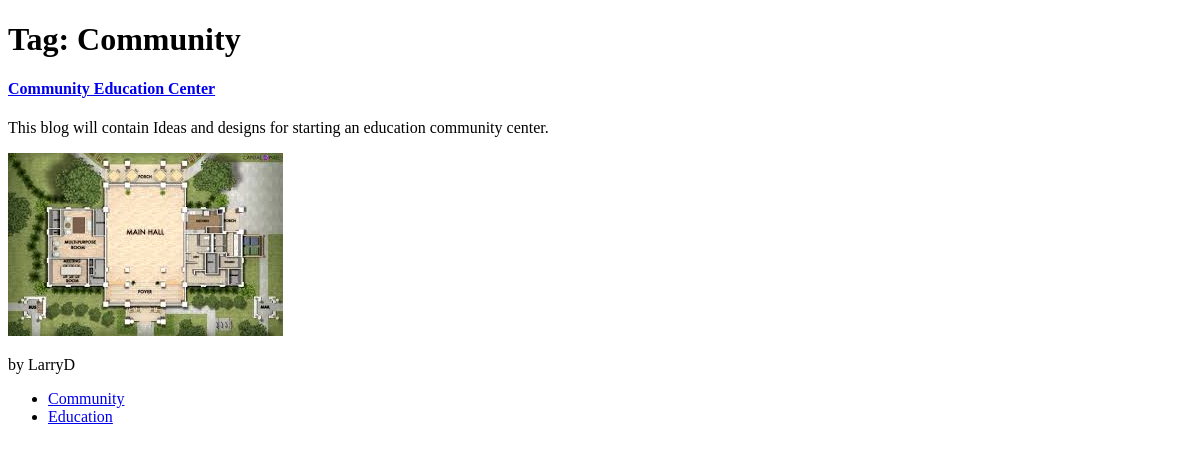
Page /article/tag/community on the earlier database version.
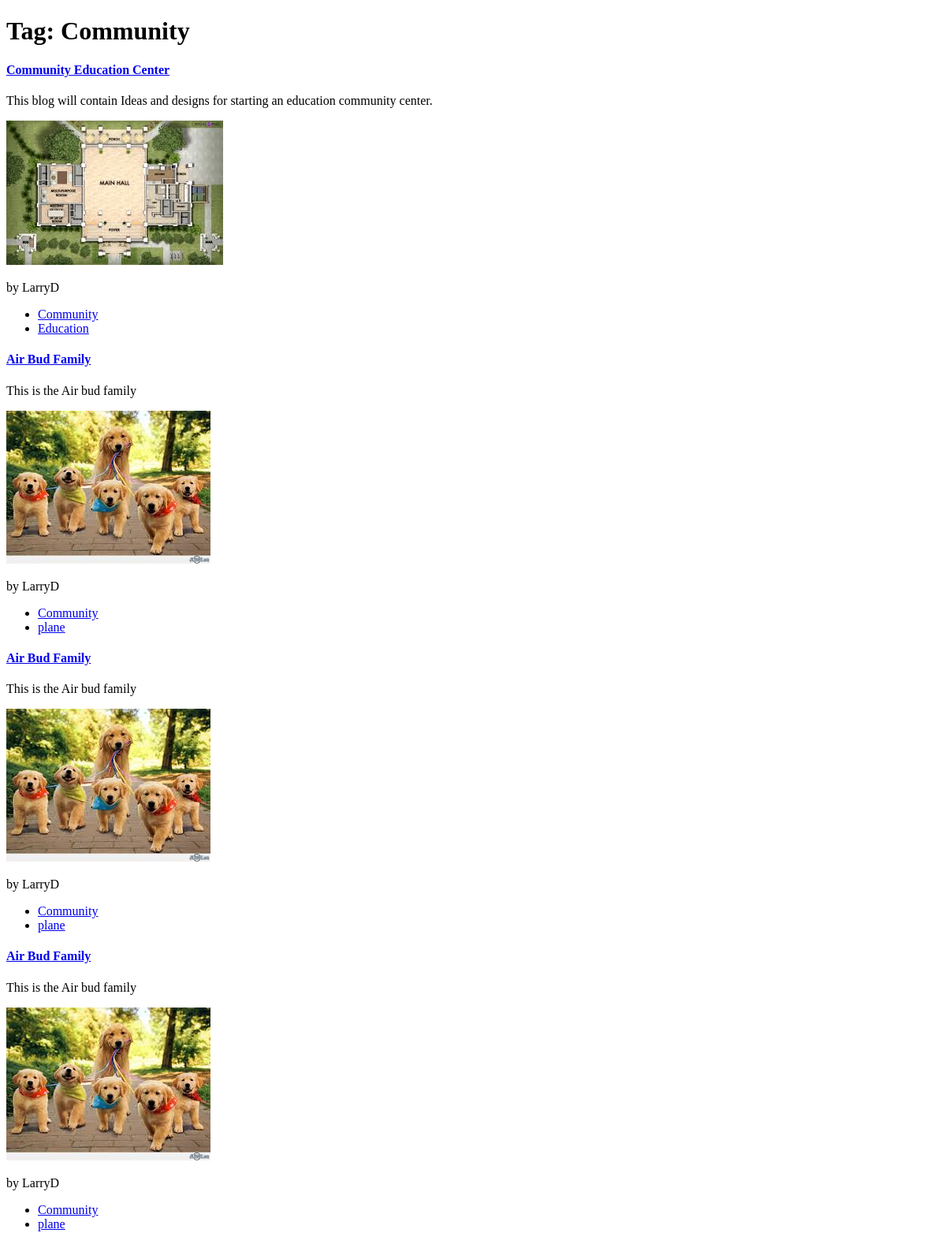
Same page on the later database version.
### mypictures/models.py (models this page shows, shortened)
class Blog(models.Model):
    title = models.CharField(max_length=255)
    content = models.TextField()
    author = models.ForeignKey(User, blank=True, null=True)
    image = models.ForeignKey('Image', blank=True, null=True)
    slug = models.SlugField(null=True, blank=True)
    tags = models.ManyToManyField('Tag', blank=True, null=True)

class Image(models.Model):
    name = models.CharField(max_length=255)
    img = models.ImageField(upload_to=upload_handler)
    alt = models.CharField(max_length=255, blank=True, null=True)

class Tag(models.Model):
    name = models.CharField(max_length=255)
    desc = models.TextField(blank=True, null=True)
    slug = models.SlugField(blank=True, null=True)

### mypictures/views.py (the view)
# urls.py: url(r'^article/tag/(?P<slug>[-\w]+)/?', mypictures_views.tag, name='tag'),
def tag(request, slug):
    tag = Tag.objects.get(slug=slug)
    art = Blog.objects.filter(tags__slug=slug)
    return render(request, 'mypictures/tag.html', {'article':art, 'tag':tag})

### mypictures/templates/mypictures/tag.html (shortened to what this page needs)
<!DOCTYPE html>
{% load staticfiles %}
<html lang="en">
<head>
</head>
<body>
<h1 id="Title">Tag: {{tag.name}}</h1>
{% for art in article%}
<article>
    <h4><a href="{% url 'article' art.slug%}"> {{art.title}}</a> </h4>
    <p>{{art.content}}</p>
    <img src="{{ art.image.img.url}}" alt="{{art.image.alt}}">
    <p> by {{ art.author.username }}</p>
    <div class="clear tags">
        <ul> {% for t in art.tags.all%}
        <li><a href="{% url 'tag' t.slug %}">{{ t.name }}</a></li>
            {% endfor %}
        </ul>
    </div>
</article>
{% endfor %}
</body>
</html>

Differences in the rows shown:
added Blog: title "Air Bud Family", content "This is the Air bud family", image.img (picture), author.username "LarryD", Tag (name "Community")
now on this page (row unchanged): Tag: name "plane"
added Blog: title "Air Bud Family", content "This is the Air bud family", image.img (picture), author.username "LarryD", Tag (name "Community")
added Blog: title "Air Bud Family", content "This is the Air bud family", image.img (picture), author.username "LarryD", Tag (name "Community")
